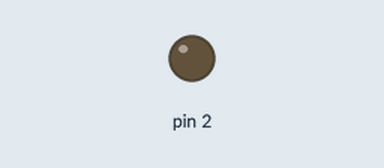
Bench run of a sketch on a simulated Arduino Uno, built with avr-gcc and run on an emulated ATmega328P. Shown: output pins drawn as LEDs (lit = HIGH).

Above: at 0.5 s.
At 2.5 s:
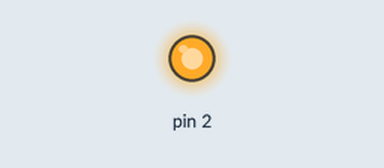
Timing chart, 0 to 5.2 s (numbered marks = the images above):
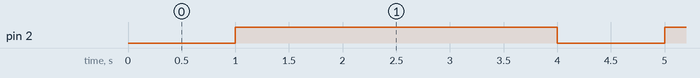

The sketch:

main.ino
```cpp
// 设置引脚2为输出模式
// Set pin 2 as output mode
void setup()
{
  pinMode(2, OUTPUT);
}

// 循环执行以下代码
// Loop through the following code
void loop()
{
  // 向引脚2输出低电平（亮灯）
  // Output low level to pin 2 (turn on the light)
  digitalWrite(2, LOW);
  // 延迟1秒
  // Delay for 1 second
  delay(1000);
  // 向引脚2输出高电平（关灯）
  // Output high level to pin 2 (turn off the light)

  digitalWrite(2, HIGH);
  // 延迟3秒
  // Delay for 3 seconds
  delay(3000);
}
```

Measured:
- by itself, pin 2: alternates HIGH for 3.0 s and LOW for 1.0 s
